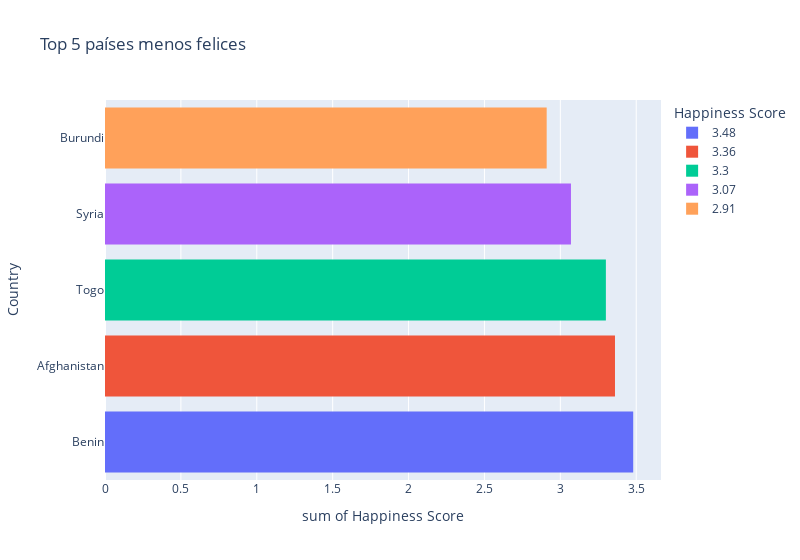

The cell this chart's notebook holds for it:
### Code cell
topnofelices16 =px.histogram(notop16,x="Happiness Score", y="Country", color= "Happiness Score", width=800, title="Top 5 países menos felices")
topnofelices16.show()

### Figure 1 — Plotly figure (JSON) as saved in the notebook; plotly's stock layout.template omitted (floating-point values rounded to 4 significant figures)
{"data": [{"alignmentgroup": "True", "bingroup": "y", "histfunc": "sum", "hovertemplate": "Happiness Score=3.48<br>sum of Happiness Score=%{x}<br>Country=%{y}<extra></extra>", "legendgroup": "3.48", "marker": {"color": "#636efa", "pattern": {"shape": ""}}, "name": "3.48", "offsetgroup": "3.48", "orientation": "h", "showlegend": true, "type": "histogram", "x": [3.48], "xaxis": "x", "y": ["Benin"], "yaxis": "y"}, {"alignmentgroup": "True", "bingroup": "y", "histfunc": "sum", "hovertemplate": "Happiness Score=3.36<br>sum of Happiness Score=%{x}<br>Country=%{y}<extra></extra>", "legendgroup": "3.36", "marker": {"color": "#EF553B", "pattern": {"shape": ""}}, "name": "3.36", "offsetgroup": "3.36", "orientation": "h", "showlegend": true, "type": "histogram", "x": [3.36], "xaxis": "x", "y": ["Afghanistan"], "yaxis": "y"}, {"alignmentgroup": "True", "bingroup": "y", "histfunc": "sum", "hovertemplate": "Happiness Score=3.3<br>sum of Happiness Score=%{x}<br>Country=%{y}<extra></extra>", "legendgroup": "3.3", "marker": {"color": "#00cc96", "pattern": {"shape": ""}}, "name": "3.3", "offsetgroup": "3.3", "orientation": "h", "showlegend": true, "type": "histogram", "x": [3.3], "xaxis": "x", "y": ["Togo"], "yaxis": "y"}, {"alignmentgroup": "True", "bingroup": "y", "histfunc": "sum", "hovertemplate": "Happiness Score=3.07<br>sum of Happiness Score=%{x}<br>Country=%{y}<extra></extra>", "legendgroup": "3.07", "marker": {"color": "#ab63fa", "pattern": {"shape": ""}}, "name": "3.07", "offsetgroup": "3.07", "orientation": "h", "showlegend": true, "type": "histogram", "x": [3.07], "xaxis": "x", "y": ["Syria"], "yaxis": "y"}, {"alignmentgroup": "True", "bingroup": "y", "histfunc": "sum", "hovertemplate": "Happiness Score=2.91<br>sum of Happiness Score=%{x}<br>Country=%{y}<extra></extra>", "legendgroup": "2.91", "marker": {"color": "#FFA15A", "pattern": {"shape": ""}}, "name": "2.91", "offsetgroup": "2.91", "orientation": "h", "showlegend": true, "type": "histogram", "x": [2.91], "xaxis": "x", "y": ["Burundi"], "yaxis": "y"}], "layout": {"barmode": "relative", "legend": {"title": {"text": "Happiness Score"}, "tracegroupgap": 0}, "title": {"text": "Top 5 países menos felices"}, "width": 800, "xaxis": {"anchor": "y", "categoryarray": [3.48, 3.36, 3.3, 3.07, 2.91], "categoryorder": "array", "domain": [0, 1], "title": {"text": "sum of Happiness Score"}}, "yaxis": {"anchor": "x", "domain": [0, 1], "title": {"text": "Country"}}}}
